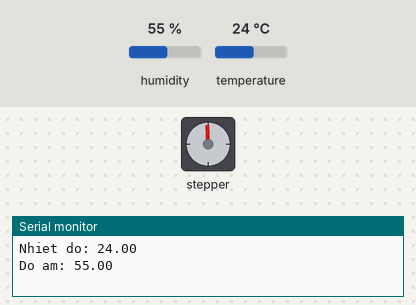
This sketch was run on a simulated Arduino Uno, built with avr-gcc and run on an emulated ATmega328P. On the bench: stepper motor, the last lines printed to the serial monitor. Inputs (shaded band) come from the test bench; at power-on: humidity 55 %, temperature 24 °C. Stepper angles assume 2048 steps per turn.

Above: at 0.17 s.
At 9.59 s:
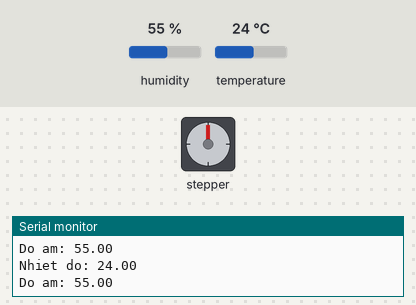
At 19.75 s:
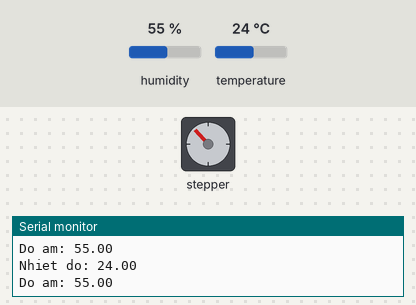
At 39.42 s:
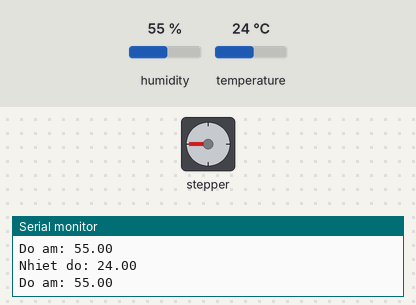
Timing chart, 0 to 40.0 s (numbered marks = the images above):
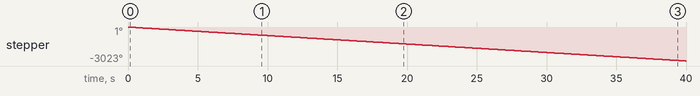

The sketch:

stepMotor_DHT11.ino
```cpp
#include <Stepper.h>
#include "DHT.h"

const int stepPerRevolution = 2048;
Stepper myStepper(stepPerRevolution, 8, 10, 9, 11);

const int DHTPIN = 13;       //Đọc dữ liệu từ DHT11 ở chân 2 trên mạch Arduino
const int DHTTYPE = DHT11;  //Khai báo loại cảm biến, có 2 loại là DHT11 và DHT22
DHT dht(DHTPIN, DHTTYPE);

void setup() {
  myStepper.setSpeed(14);
  Serial.begin(9600);
  dht.begin();
}

int degreeToSteps(int degree) {
  if (degree == 0) return 0;
  return stepPerRevolution / (360 / degree);
}

void loop() {
  float h = dht.readHumidity();    //Đọc độ ẩm
  float t = dht.readTemperature(); //Đọc nhiệt độ
  Serial.print("Nhiet do: ");
  Serial.println(t);               //Xuất nhiệt độ
  Serial.print("Do am: ");
  Serial.println(h);               //Xuất độ ẩm
  Serial.println();                //Xuống hàng

  if (t > 25 && h > 76){
    myStepper.step(degreeToSteps(60));
  }
  else {
    myStepper.step(-degreeToSteps(90));
  }
  delay(100);
}
```

Measured:
- by itself, stepper: keeps turning counter-clockwise at about 76°/s
